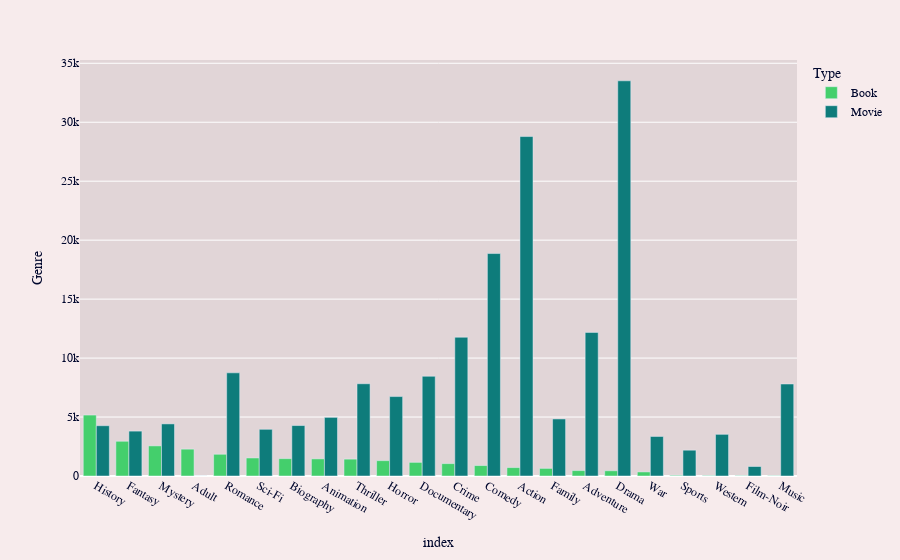

Notebook source saved alongside this figure:
### Code cell
df = genre_total

fig = px.bar(
    genre_total,
    x = "index",
    y = "Genre",
    color = "Type",
    barmode="group",
    color_discrete_map = {"Book": "#44CF6C", "Movie": "#0E7C7B"})

fig.update_layout(
    plot_bgcolor = "#E1D5D7",
    paper_bgcolor = "#F7EBEC",
    font = dict(family = "Arial", color = "#00072D"))
    
fig.show()

### Figure 1 — Plotly figure (JSON) as saved in the notebook; plotly's stock layout.template omitted (floating-point values rounded to 4 significant figures)
{"data": [{"alignmentgroup": "True", "hovertemplate": "Type=Book<br>index=%{x}<br>Genre=%{y}<extra></extra>", "legendgroup": "Book", "marker": {"color": "#44CF6C", "pattern": {"shape": ""}}, "name": "Book", "offsetgroup": "Book", "orientation": "v", "showlegend": true, "textposition": "auto", "type": "bar", "x": ["History", "Fantasy", "Mystery", "Adult", "Romance", "Sci-Fi", "Biography", "Animation", "Thriller", "Horror", "Documentary", "Crime", "Comedy", "Action", "Family", "Adventure", "Drama", "War", "Sports", "Western", "Film-Noir", "Music"], "xaxis": "x", "y": [5168, 2945, 2555, 2277, 1843, 1531, 1473, 1453, 1430, 1302, 1156, 1050, 885, 714, 645, 460, 444, 345, 58, 41, 31, 25], "yaxis": "y"}, {"alignmentgroup": "True", "hovertemplate": "Type=Movie<br>index=%{x}<br>Genre=%{y}<extra></extra>", "legendgroup": "Movie", "marker": {"color": "#0E7C7B", "pattern": {"shape": ""}}, "name": "Movie", "offsetgroup": "Movie", "orientation": "v", "showlegend": true, "textposition": "auto", "type": "bar", "x": ["Drama", "Action", "Comedy", "Adventure", "Crime", "Romance", "Documentary", "Thriller", "Music", "Horror", "Animation", "Family", "Mystery", "Biography", "History", "Sci-Fi", "Fantasy", "Western", "War", "Sports", "Film-Noir", "Adult"], "xaxis": "x", "y": [33514, 28785, 18865, 12178, 11769, 8750, 8458, 7824, 7803, 6736, 4973, 4838, 4419, 4279, 4265, 3960, 3806, 3533, 3353, 2189, 806, 3], "yaxis": "y"}], "layout": {"barmode": "group", "font": {"color": "#00072D", "family": "Arial"}, "legend": {"title": {"text": "Type"}, "tracegroupgap": 0}, "margin": {"t": 60}, "paper_bgcolor": "#F7EBEC", "plot_bgcolor": "#E1D5D7", "xaxis": {"anchor": "y", "domain": [0, 1], "title": {"text": "index"}}, "yaxis": {"anchor": "x", "domain": [0, 1], "title": {"text": "Genre"}}}}
